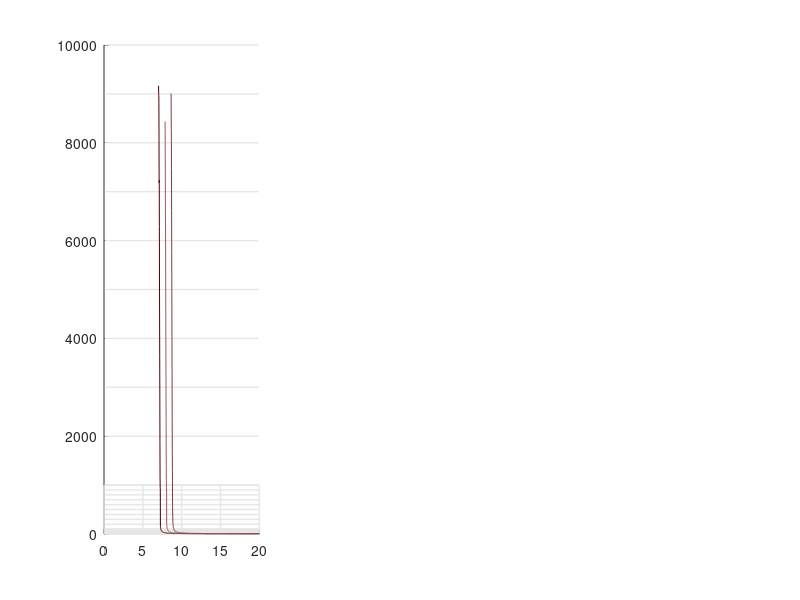

Source code (MATLAB): (Note: this script raises an error after producing the figure.)
summercc = flipud(summer(12));
autumncc = flipud(autumn(12));
wintercc = flipud(winter(12));
springcc = flipud(spring(12));
pinkcc = flipud(pink(12)); 
coolcc = (cool(12)); 
%% Input
% Growth rate fit to current data
w = 0.09;
year_rate_change = (2030);

% rate change for cumulative storage
rtarget4 = [0.072, 0.07217, 0.075, 0.0761]; % Central 4 Gt
rtarget5 = [0.088174, 0.08816, 0.0925, 0.0946]; % Delayed Electrification & Low land 5.5 Gt
rtarget4z = [0.080169, 0.080225, 0.0836, 0.0851]; % Net negative 4.7 Gt
rtarget2 = [0.0184, 0.0173, 0.0106, 0.0094]; % Low demand 2 Gt

% rate change for storage rate
rtarget316 = [0.075051, 0.07516, 0.07943, 0.0818]; % central 316 Mt/y
rtarget380 = [0.080391, 0.08075, 0.0862, 0.0886]; % Delayed Electrification 380 Mt/y
rtarget680 = [0.099612, 0.09984, 0.1088, 0.114]; % Low land 680 Mt/y
rtarget465 = [0.08692, 0.087245, 0.0935, 0.097]; % Net negative 465 Mt/y
rtarget240 = [0.06678, 0.066817, 0.0703, 0.072]; % Low demand  240 Mt/y

% resulting storage - C for cumulative storage
Qtarget4 =[505.4473, 362. 7771, 50.7197, 35.5949]; % mod 506, 366, 50.6, 36.6 - obs 505.4473, 362.7771, 50.7197, 35.5949
Qtarget5 =[497.6503, 350.4581, 50.8073, 36.8461]; % mod 506, 366, 50.6, 36.6 - obs 497.6503, 350.4581, 50.8073, 36.8461
Qtarget4z =[500.2358, 360.2792, 50.8073, 36.0902]; % mod 506, 366, 50.6, 36.6 - obs 500.2358, 360.2792, 50.8073, 36.0902
Qtarget2 =[501.9670, 362.1510, 51.0713, 36.5292]; % mod 506, 366, 50.6, 36.6 - obs 501.9670, 362.1510, 51.0713, 36.5292

% resulting storage - C for storage rate
Qtarget316 = [509.8317, 355.9491, 50.3704, 36.6557]; % central 316 Mt/y
Qtarget380 = [508.0734, 349.2495, 50.0236, 36.7190]; % Delayed Electrification 380 Mt/y
Qtarget680 = [503.7042, 349.2495, 50.9832, 36.4033]; % Low land 680 Mt/y
Qtarget465 = [497.6503, 362.7771, 50.8073, 35.6564]; % Net negative 465 Mt/y
Qtarget240 = [497.6503, 360.2792, 50.1967, 36.9098]; % Low demand  240 Mt/y

% resulting year of peak injection for cumulative storage 
% peak_target4 = [2117.1, 2112.3, 2082.5, 2076.8];
% peak_target5 = [2100.9, 2096.9, 2072.6, 2068.1];
% peak_target4z = [2108.1, 2103.9, 2077.1, 2071.9];
% peak_target2 =[2350, 2350, 2350, 2350];

% resulting year of peak injection for storage rate
% peak_target316 = [2113.7, 2108.7, 2079.4, 2074];
% peak_target380 = [2107.9, 2103, 2075.5, 2070.6];
% peak_target680 = [2092.9, 2089, 2066.2, 2061.4];
% peak_target465 = [2101.9, 2098, 2072.1, 2066.7];
% peak_target240 = [2123.6, 2118.6, 2085.7, 2080];


%% Now plot target tradeoff curves
subplot(1,3,1)
hold on
axis_def = [0 20 1 1000];
line_grey = ones(1,3).*0.9;
for i=1:1:10
plot([axis_def(1)+0.1, axis_def(2)-0.1], [i i], 'linewidth', 1, 'color', line_grey,'HandleVisibility','off')
end
for i=10:10:101
plot([axis_def(1)+0.1, axis_def(2)-0.1], [i i], 'linewidth', 1, 'color', line_grey,'HandleVisibility','off')
end
for i=100:100:1000
plot([axis_def(1)+0.1, axis_def(2)-0.1], [i i], 'linewidth', 1, 'color', line_grey,'HandleVisibility','off')
end
for i=1000:1000:10000
plot([axis_def(1)+0.1, axis_def(2)-0.1], [i i], 'linewidth', 1, 'color', line_grey,'HandleVisibility','off')
end
for i=axis_def(1):5:axis_def(2)
plot([i, i], [axis_def(3) axis_def(4)], 'linewidth', 1, 'color', line_grey,'HandleVisibility','off')
end

% load cumulative storage contours 
load('target4.txt')
Rr = target4(:,1);  % growth rate
M = target4(:,2); % Qmin
plot(Rr.*100, M, 'k', 'color', pinkcc(end,:))
hold on
load('target5.txt')
Rr = target5(:,1);  % growth rate
M = target5(:,2); % Qmin
plot(Rr.*100, M, 'k', 'color', pinkcc(end-1,:))
hold on
load('target4z.txt')
Rr = target4z(:,1);  % growth rate
M = target4z(:,2); % Qmin
plot(Rr.*100, M, '-', 'color', pinkcc(end-2,:))
hold on
load('target2.txt')
Rr = target2(:,1);  % growth rate
M = target2(:,2); % Qmin
plot(Rr.*100, M, '-', 'color', pinkcc(end-3,:))
hold on
load('target316.txt')
Rr = target316(:,1);  % growth rate
M = target316(:,2); % Qmin
plot(Rr.*100, M, '-', 'color', pinkcc(end-4,:))
hold on
load('target380.txt')
Rr = target380(:,1);  % growth rate
M = target380(:,2); % Qmin
plot(Rr.*100, M, '-', 'color', pinkcc(end-5,:))
hold on
load('target680.txt')
Rr = target680(:,1);  % growth rate
M = target680(:,2); % Qmin
plot(Rr.*100, M, '-', 'color', pinkcc(end-6,:))
hold on
load('target465.txt')
Rr = target465(:,1);  % growth rate
M = target465(:,2); % Qmin
plot(Rr.*100, M, '-', 'color', pinkcc(end-7,:))
hold on
load('target240.txt')
Rr = target240(:,1);  % growth rate
M = target240(:,2); % Qmin
plot(Rr.*100, M, '-', 'color', pinkcc(end-8,:))
hold on
% plot onshore and USGS storage resource estimates 
yline(366);
yline(506);
yline(36.6);
yline(50.6);

    

for i=1:length(Qtarget4)
    cum_2030 = exp(year_rate_change.*w).*exp(-182.6431721);
    C = (Qtarget4(i)-cum_2030);
    plot(rtarget4(i).*100,C, '.','markersize', 30, 'color', coolcc(i+1,:),'HandleVisibility','off')
end

for i=1:length(Qtarget5)
    cum_2030 = exp(year_rate_change.*w).*exp(-182.6431721);
    C = (Qtarget5(i)-cum_2030);
    plot(rtarget5(i).*100,C, '.','markersize', 30, 'color', autumncc(i+1,:),'HandleVisibility','off')
end
for i=1:length(Qtarget4z)
    cum_2030 = exp(year_rate_change.*w).*exp(-182.6431721);
    C = (Qtarget4z(i)-cum_2030);
    plot(rtarget4z(i).*100,C, '.','markersize', 30, 'color', summercc(i+1,:),'HandleVisibility','off')
end
for i=1:length(Qtarget2)
    cum_2030 = exp(year_rate_change.*w).*exp(-182.6431721);
    C = (Qtarget2(i)-cum_2030);
    plot(rtarget2(i).*100,C, '.','markersize', 30, 'color', wintercc(i+1,:),'HandleVisibility','off')
end
for i=1:length(Qtarget316)
    cum_2030 = exp(year_rate_change.*w).*exp(-182.6431721);
    C = (Qtarget316(i)-cum_2030);
    plot(rtarget316(i).*100,C, '.','markersize', 30, 'color', coolcc(i+6,:),'HandleVisibility','off')
end
for i=1:length(Qtarget380)
    cum_2030 = exp(year_rate_change.*w).*exp(-182.6431721);
    C = (Qtarget380(i)-cum_2030);
    plot(rtarget380(i).*100,C, '.','markersize', 30, 'color', autumncc(i+6,:),'HandleVisibility','off')
end
for i=1:length(Qtarget680)
    cum_2030 = exp(year_rate_change.*w).*exp(-182.6431721);
    C = (Qtarget680(i)-cum_2030);
    plot(rtarget680(i).*100,C, '.','markersize', 30, 'color', autumncc(i+7,:),'HandleVisibility','off')
end
for i=1:length(Qtarget465)
    cum_2030 = exp(year_rate_change.*w).*exp(-182.6431721);
    C = (Qtarget465(i)-cum_2030);
    plot(rtarget465(i).*100,C, '.','markersize', 30, 'color', summercc(i+6,:),'HandleVisibility','off')
end
for i=1:length(Qtarget240)
    cum_2030 = exp(year_rate_change.*w).*exp(-182.6431721);
    C = (Qtarget240(i)-cum_2030);
    plot(rtarget240(i).*100,C, '.','markersize', 30, 'color', wintercc(i+6,:),'HandleVisibility','off')
end
% format plot
set(gca, 'YScale', 'log')
axis(axis_def)
box on
xlabel('Growth Rate [%]')
ylabel('Storage resource required [Gt]')

set(gca,'linewidth',1.5)

text(5.1, 4, sprintf('Cumulative storage by 2050'), 'fontsize', 14)
text(13.5, 4, sprintf('Storage rate by 2050'), 'fontsize', 14)
set(gca, 'Color', 'white');
set(gcf, 'Color', 'white');

legend({['4 Gt'],['5.5 Gt'], ['4.7 Gt'],['4 Gt'],['2 Gt'],['316 Mt/yr'],['380 Mt/yr'],['680 Mt/yr'],['465 Mt/yr'],['240 Mt/yr']}, ...
    'Box', 'off',  'fontsize', 13,'location', 'southwest')